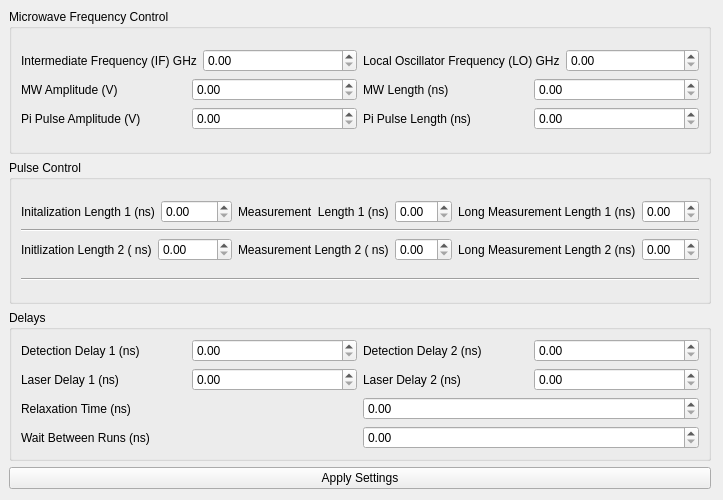
<?xml version="1.0" encoding="UTF-8"?>
<ui version="4.0">
 <class>Form</class>
 <widget class="QWidget" name="Form">
  <property name="geometry">
   <rect>
    <x>0</x>
    <y>0</y>
    <width>723</width>
    <height>500</height>
   </rect>
  </property>
  <property name="windowTitle">
   <string>OPX Controller</string>
  </property>
  <widget class="QWidget" name="tidywidget" native="true">
   <property name="geometry">
    <rect>
     <x>9</x>
     <y>9</y>
     <width>702</width>
     <height>480</height>
    </rect>
   </property>
   <layout class="QVBoxLayout" name="verticalLayout_2">
    <item>
     <layout class="QVBoxLayout" name="verticalLayout" stretch="0,0,0">
      <property name="spacing">
       <number>6</number>
      </property>
      <property name="bottomMargin">
       <number>0</number>
      </property>
      <item>
       <widget class="QGroupBox" name="groupBox">
        <property name="title">
         <string>Microwave Frequency Control</string>
        </property>
        <layout class="QVBoxLayout" name="verticalLayout_5">
         <item>
          <layout class="QVBoxLayout" name="verticalLayout_4">
           <item>
            <layout class="QHBoxLayout" name="horizontalLayout_10">
             <item>
              <layout class="QHBoxLayout" name="horizontalLayout_8">
               <item>
                <widget class="QLabel" name="label_5">
                 <property name="text">
                  <string>Intermediate Frequency (IF) GHz</string>
                 </property>
                </widget>
               </item>
               <item>
                <widget class="QDoubleSpinBox" name="doubleSpinBox"/>
               </item>
              </layout>
             </item>
             <item>
              <layout class="QHBoxLayout" name="horizontalLayout_9">
               <item>
                <widget class="QLabel" name="label">
                 <property name="text">
                  <string>Local Oscillator Frequency (LO) GHz</string>
                 </property>
                </widget>
               </item>
               <item>
                <widget class="QDoubleSpinBox" name="doubleSpinBox_2"/>
               </item>
              </layout>
             </item>
            </layout>
           </item>
           <item>
            <layout class="QHBoxLayout" name="horizontalLayout_11">
             <item>
              <layout class="QHBoxLayout" name="horizontalLayout_14">
               <item>
                <widget class="QLabel" name="label_11">
                 <property name="text">
                  <string>MW Amplitude (V)</string>
                 </property>
                </widget>
               </item>
               <item>
                <widget class="QDoubleSpinBox" name="doubleSpinBox_11"/>
               </item>
              </layout>
             </item>
             <item>
              <layout class="QHBoxLayout" name="horizontalLayout_13">
               <item>
                <widget class="QLabel" name="label_12">
                 <property name="text">
                  <string>MW Length (ns)</string>
                 </property>
                </widget>
               </item>
               <item>
                <widget class="QDoubleSpinBox" name="doubleSpinBox_12"/>
               </item>
              </layout>
             </item>
            </layout>
           </item>
           <item>
            <layout class="QHBoxLayout" name="horizontalLayout_15">
             <item>
              <layout class="QHBoxLayout" name="horizontalLayout_16">
               <item>
                <widget class="QLabel" name="label_13">
                 <property name="text">
                  <string>Pi Pulse Amplitude (V)</string>
                 </property>
                </widget>
               </item>
               <item>
                <widget class="QDoubleSpinBox" name="doubleSpinBox_13"/>
               </item>
              </layout>
             </item>
             <item>
              <layout class="QHBoxLayout" name="horizontalLayout_17">
               <item>
                <widget class="QLabel" name="label_14">
                 <property name="text">
                  <string>Pi Pulse Length (ns)</string>
                 </property>
                </widget>
               </item>
               <item>
                <widget class="QDoubleSpinBox" name="doubleSpinBox_14"/>
               </item>
              </layout>
             </item>
            </layout>
           </item>
          </layout>
         </item>
        </layout>
       </widget>
      </item>
      <item>
       <widget class="QGroupBox" name="groupBox_2">
        <property name="font">
         <font>
          <bold>false</bold>
         </font>
        </property>
        <property name="title">
         <string>Pulse Control</string>
        </property>
        <layout class="QVBoxLayout" name="verticalLayout_7">
         <item>
          <layout class="QVBoxLayout" name="verticalLayout_6">
           <item>
            <layout class="QHBoxLayout" name="horizontalLayout">
             <item>
              <layout class="QHBoxLayout" name="horizontalLayout_12">
               <item>
                <widget class="QLabel" name="label_2">
                 <property name="text">
                  <string>Initalization Length 1 (ns)</string>
                 </property>
                </widget>
               </item>
               <item>
                <widget class="QDoubleSpinBox" name="doubleSpinBox_3"/>
               </item>
              </layout>
             </item>
             <item>
              <layout class="QHBoxLayout" name="horizontalLayout_18">
               <item>
                <widget class="QLabel" name="label_3">
                 <property name="text">
                  <string>Measurement  Length 1 (ns)</string>
                 </property>
                </widget>
               </item>
               <item>
                <widget class="QDoubleSpinBox" name="doubleSpinBox_4"/>
               </item>
              </layout>
             </item>
             <item>
              <layout class="QHBoxLayout" name="horizontalLayout_19">
               <item>
                <widget class="QLabel" name="label_4">
                 <property name="text">
                  <string>Long Measurement Length 1 (ns)</string>
                 </property>
                </widget>
               </item>
               <item>
                <widget class="QDoubleSpinBox" name="doubleSpinBox_5"/>
               </item>
              </layout>
             </item>
            </layout>
           </item>
           <item>
            <widget class="Line" name="line">
             <property name="orientation">
              <enum>Qt::Horizontal</enum>
             </property>
            </widget>
           </item>
           <item>
            <layout class="QHBoxLayout" name="horizontalLayout_4">
             <item>
              <layout class="QHBoxLayout" name="horizontalLayout_2">
               <item>
                <widget class="QLabel" name="label_6">
                 <property name="text">
                  <string>Initlization Length 2 ( ns)</string>
                 </property>
                </widget>
               </item>
               <item>
                <widget class="QDoubleSpinBox" name="doubleSpinBox_6"/>
               </item>
              </layout>
             </item>
             <item>
              <layout class="QHBoxLayout" name="horizontalLayout_3">
               <item>
                <widget class="QLabel" name="label_7">
                 <property name="text">
                  <string>Measurement Length 2 ( ns)</string>
                 </property>
                </widget>
               </item>
               <item>
                <widget class="QDoubleSpinBox" name="doubleSpinBox_7"/>
               </item>
               <item>
                <layout class="QHBoxLayout" name="horizontalLayout_20">
                 <item>
                  <widget class="QLabel" name="label_8">
                   <property name="text">
                    <string>Long Measurement Length 2 (ns)</string>
                   </property>
                  </widget>
                 </item>
                 <item>
                  <widget class="QDoubleSpinBox" name="doubleSpinBox_8"/>
                 </item>
                </layout>
               </item>
              </layout>
             </item>
            </layout>
           </item>
          </layout>
         </item>
         <item>
          <widget class="Line" name="line_2">
           <property name="orientation">
            <enum>Qt::Horizontal</enum>
           </property>
          </widget>
         </item>
        </layout>
       </widget>
      </item>
      <item>
       <widget class="QGroupBox" name="groupBox_3">
        <property name="title">
         <string>Delays</string>
        </property>
        <layout class="QVBoxLayout" name="verticalLayout_8">
         <item>
          <layout class="QVBoxLayout" name="verticalLayout_3">
           <item>
            <layout class="QHBoxLayout" name="horizontalLayout_5">
             <item>
              <layout class="QHBoxLayout" name="horizontalLayout_22">
               <item>
                <widget class="QLabel" name="label_10">
                 <property name="text">
                  <string>Detection Delay 1 (ns)</string>
                 </property>
                </widget>
               </item>
               <item>
                <widget class="QDoubleSpinBox" name="doubleSpinBox_10"/>
               </item>
              </layout>
             </item>
             <item>
              <layout class="QHBoxLayout" name="horizontalLayout_21">
               <item>
                <widget class="QLabel" name="label_15">
                 <property name="text">
                  <string>Detection Delay 2 (ns)</string>
                 </property>
                </widget>
               </item>
               <item>
                <widget class="QDoubleSpinBox" name="doubleSpinBox_15"/>
               </item>
              </layout>
             </item>
            </layout>
           </item>
          </layout>
         </item>
         <item>
          <layout class="QHBoxLayout" name="horizontalLayout_23">
           <item>
            <layout class="QHBoxLayout" name="horizontalLayout_24">
             <item>
              <widget class="QLabel" name="label_16">
               <property name="text">
                <string>Laser Delay 1 (ns)</string>
               </property>
              </widget>
             </item>
             <item>
              <widget class="QDoubleSpinBox" name="doubleSpinBox_16"/>
             </item>
            </layout>
           </item>
           <item>
            <layout class="QHBoxLayout" name="horizontalLayout_25">
             <item>
              <widget class="QLabel" name="label_17">
               <property name="text">
                <string>Laser Delay 2 (ns)</string>
               </property>
              </widget>
             </item>
             <item>
              <widget class="QDoubleSpinBox" name="doubleSpinBox_17"/>
             </item>
            </layout>
           </item>
          </layout>
         </item>
         <item>
          <layout class="QHBoxLayout" name="horizontalLayout_26">
           <item>
            <widget class="QLabel" name="label_9">
             <property name="text">
              <string>Relaxation Time (ns)</string>
             </property>
            </widget>
           </item>
           <item>
            <widget class="QDoubleSpinBox" name="doubleSpinBox_9"/>
           </item>
          </layout>
         </item>
         <item>
          <layout class="QHBoxLayout" name="horizontalLayout_27">
           <item>
            <widget class="QLabel" name="label_18">
             <property name="text">
              <string>Wait Between Runs (ns)</string>
             </property>
            </widget>
           </item>
           <item>
            <widget class="QDoubleSpinBox" name="doubleSpinBox_18"/>
           </item>
          </layout>
         </item>
        </layout>
       </widget>
      </item>
     </layout>
    </item>
    <item>
     <widget class="QPushButton" name="pushButton">
      <property name="text">
       <string>Apply Settings</string>
      </property>
     </widget>
    </item>
   </layout>
  </widget>
 </widget>
 <resources/>
 <connections/>
</ui>
